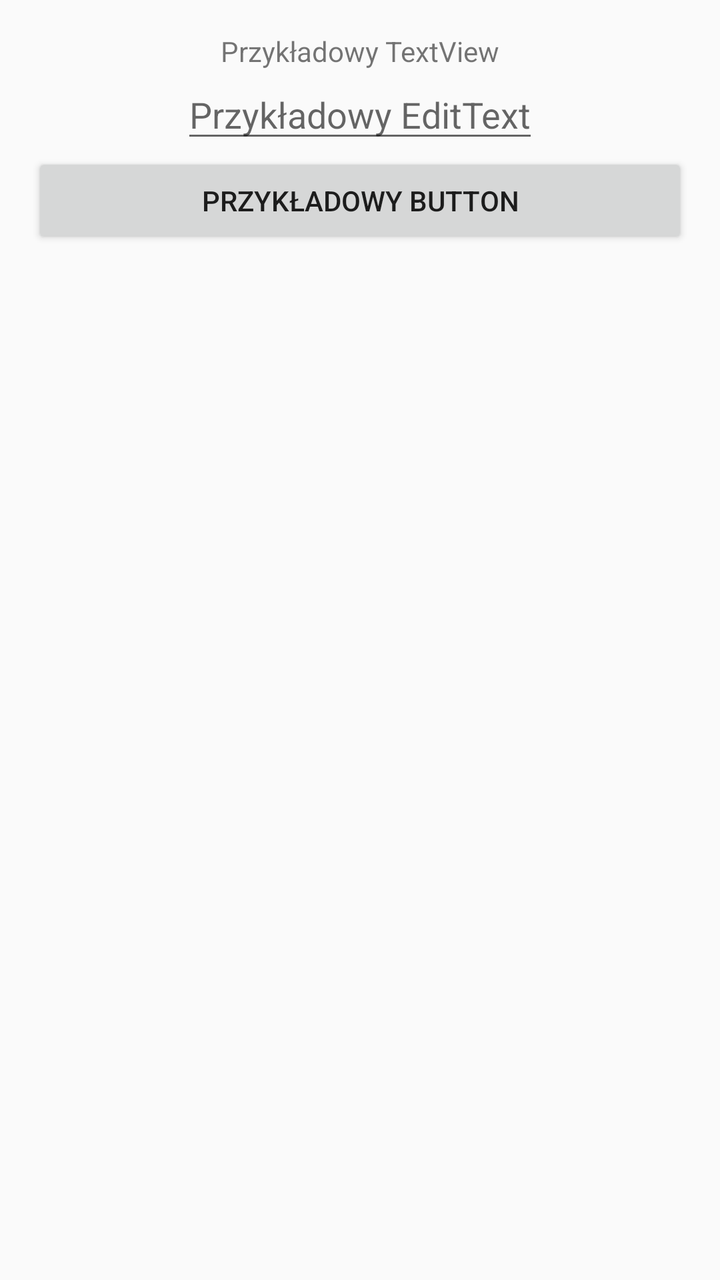
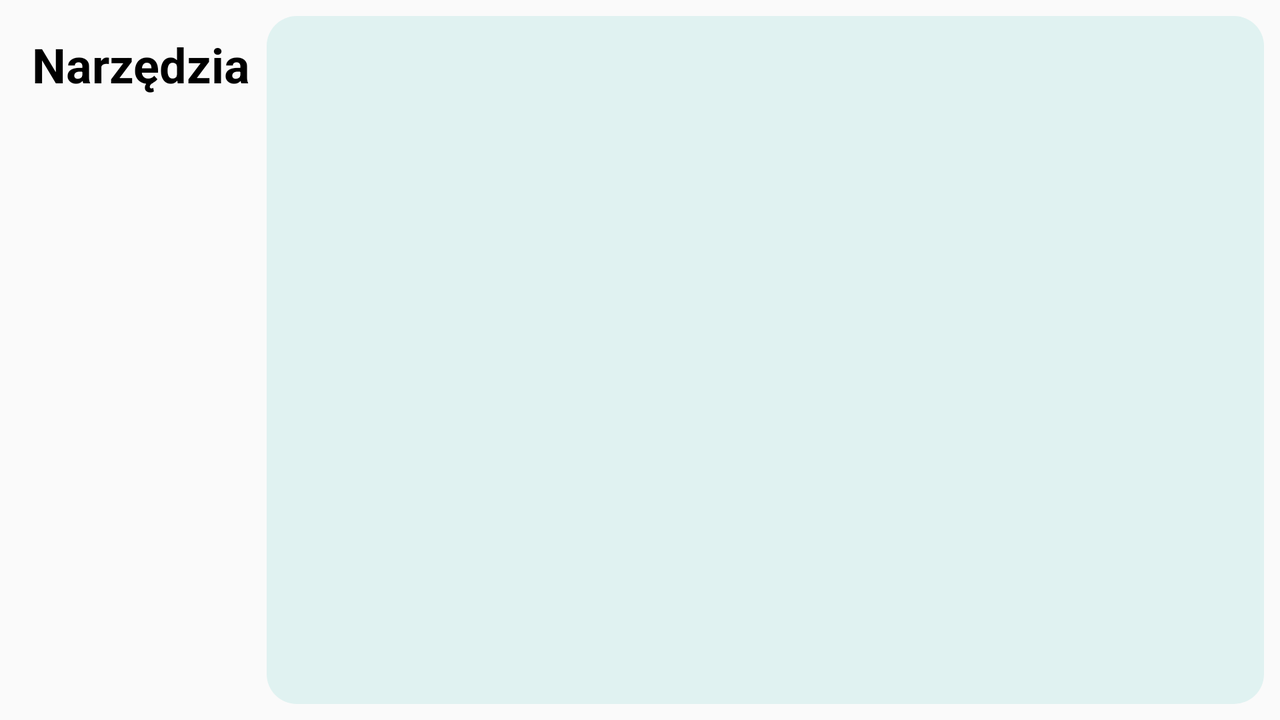

One screen, two layout resources from the same app: the default and the repository's alternative for another configuration. Each is rendered where Android would select it; the XML of both is given below.
<!-- AndroidManifest.xml: application theme AppTheme -->
<!-- res/layout/activity_optimalization.xml -->
<?xml version="1.0" encoding="utf-8"?>
<LinearLayout xmlns:android="http://schemas.android.com/apk/res/android"
    xmlns:app="http://schemas.android.com/apk/res-auto"
    xmlns:tools="http://schemas.android.com/tools"
    android:layout_width="match_parent"
    android:layout_height="match_parent"
    android:orientation="vertical"
    android:padding="16dp"
    tools:context=".ui.OptimalizationActivity">

    <TextView
        android:id="@+id/TextView1"
        android:layout_width="wrap_content"
        android:layout_height="wrap_content"
        android:layout_gravity="center"
        android:text="@string/text_view">
    </TextView>

    <EditText
        android:id="@+id/EditText1"
        android:layout_width="wrap_content"
        android:layout_height="wrap_content"
        android:layout_gravity="center"
        android:hint="@string/edit_text">
    </EditText>

    <Button
        android:id="@+id/Button1"
        android:layout_width="match_parent"
        android:layout_height="wrap_content"
        android:text="@string/button">
    </Button>


</LinearLayout>
<!-- resources referenced by this layout -->
<resources>
  <string name="button">Przykładowy Button</string>
  <string name="edit_text">Przykładowy EditText</string>
  <string name="text_view">Przykładowy TextView</string>
  <style name="AppTheme" parent="Theme.AppCompat.Light.DarkActionBar">
          
  
  
  
          <item name="colorPrimary">@color/colorPrimaryDark</item>
          <item name="colorPrimaryDark">@color/colorPrimaryDark</item>
          <item name="colorAccent">@color/colorAccent</item>
      </style>
  <color name="colorPrimaryDark">#3700B3</color>
  <color name="colorAccent">#03DAC5</color>
</resources>
<!-- res/layout-land/activity_optimalization.xml (the repository's variant of the layout above) -->
<!-- drawn on the phone turned sideways -->
<?xml version="1.0" encoding="utf-8"?>
<LinearLayout xmlns:android="http://schemas.android.com/apk/res/android"
    xmlns:app="http://schemas.android.com/apk/res-auto"
    xmlns:tools="http://schemas.android.com/tools"
    android:layout_width="match_parent"
    android:layout_height="match_parent"
    tools:context=".OptimalizationActivity"
    android:background="@color/backgroundGray"
    android:orientation="horizontal">

    <androidx.constraintlayout.widget.ConstraintLayout
        android:layout_width="wrap_content"
        android:layout_height="match_parent">

    <TextView
        android:id="@+id/textView15"
        android:layout_width="wrap_content"
        android:layout_height="wrap_content"
        android:layout_marginStart="16dp"
        android:layout_marginTop="16dp"
        android:text="Narzędzia"
        android:textColor="@android:color/black"
        android:textSize="24sp"
        android:textStyle="bold"
        app:layout_constraintStart_toStartOf="parent"
        app:layout_constraintTop_toTopOf="parent">

    </TextView>

    <androidx.recyclerview.widget.RecyclerView
        android:id="@+id/optimalizationRecycler"
        android:layout_width="wrap_content"
        android:layout_height="wrap_content"
        android:layout_marginTop="16dp"
        app:layout_constraintStart_toStartOf="parent"
        app:layout_constraintTop_toBottomOf="@+id/textView15"></androidx.recyclerview.widget.RecyclerView>

    </androidx.constraintlayout.widget.ConstraintLayout>

    <androidx.constraintlayout.widget.ConstraintLayout
        android:layout_width="match_parent"
        android:layout_height="match_parent">

        <RelativeLayout
            android:layout_width="match_parent"
            android:layout_height="match_parent"
            android:layout_marginStart="8dp"
            android:layout_marginTop="8dp"
            android:layout_marginEnd="8dp"
            android:layout_marginBottom="8dp"
            android:background="@drawable/rounded_shape"
            app:layout_constraintBottom_toBottomOf="parent"
            app:layout_constraintEnd_toEndOf="parent"
            app:layout_constraintStart_toStartOf="parent"
            app:layout_constraintTop_toTopOf="parent">

            <androidx.viewpager2.widget.ViewPager2
                android:id="@+id/viewPager"
                android:layout_width="wrap_content"
                android:layout_height="wrap_content"></androidx.viewpager2.widget.ViewPager2>


        </RelativeLayout>

    </androidx.constraintlayout.widget.ConstraintLayout>

</LinearLayout>
<!-- resources referenced by the variant -->
<!-- as the phone turned sideways resolves them -->
<resources>
  <!-- drawable rounded_shape (drawable) -->
  <?xml version="1.0" encoding="UTF-8"?>
  <shape xmlns:android="http://schemas.android.com/apk/res/android">
  <solid android:color="@color/background"/>
  
  
  
  
  <padding android:left="2dp"
      android:top="2dp"
      android:right="2dp"
      android:bottom="2dp"/>
  
  <corners android:bottomRightRadius="15dp"
      android:bottomLeftRadius="15dp"
      android:topLeftRadius="15dp"
      android:topRightRadius="15dp"/>
  </shape>
  <style name="AppTheme" parent="Theme.AppCompat.Light.DarkActionBar">
          
  
  
  
          <item name="colorPrimary">@color/colorPrimaryDark</item>
          <item name="colorPrimaryDark">@color/colorPrimaryDark</item>
          <item name="colorAccent">@color/colorAccent</item>
      </style>
  <color name="background">#E0F2F1</color>
  <color name="colorPrimaryDark">#3700B3</color>
  <color name="colorAccent">#03DAC5</color>
</resources>
